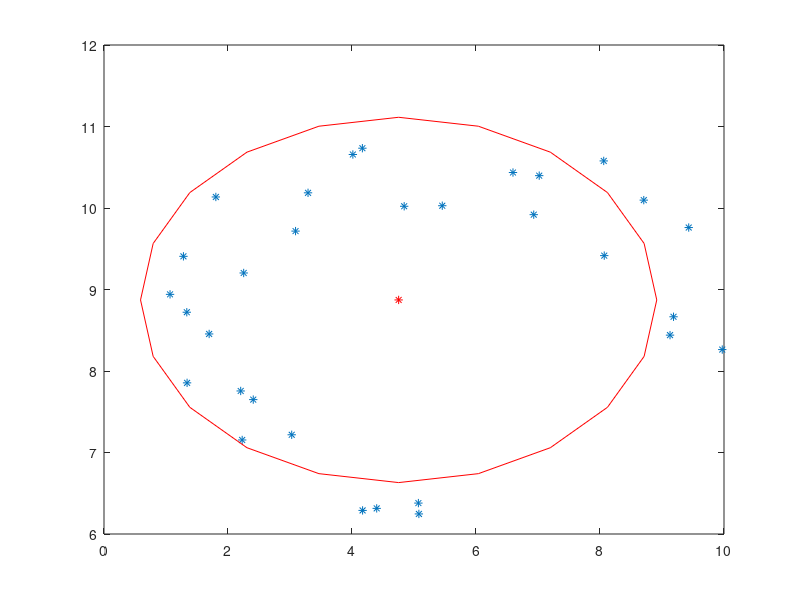

Here is the MATLAB script that generated this plot:
function ellipse_testfit()
%minimize || f(a,x,y) ||_2
% a

%where f = (( x-a(1) ).^2)/a(2).^2 + (( y-a(3) ).^2)/a(4).^2 - 1 . 
%In other words, you are minimizing the sum of the squares of the residuals:

%min (sum ( f .* f ) )
% a

%a0 = [10 10 10 10];
%f = @(a) ((x-a(1)).^2)/a(2).^2 + ((y-a(3)).^2)/a(4).^2 -1;
%options = optimset('Display','iter');
%af = lsqnonlin(f, a0, [], [], options);

%Since you have variables in the denominator and numerator, 
%they can shrink and grow together and you could obtain very large or very small coefficients. 
%To avoid this, fix a(1) and a(2) (providing the center of the ellipse) to be the average of the data x and y.
%Then, vary the other two parameters:

t = (0:pi/20:1.5*pi)';
x = 5 + 4*cos(t) + rand(size(t));
y = 8 + 2*sin(t) + rand(size(t));

a0 = [10 10];
options = optimset('Display','iter');
c = [mean(x) mean(y)];
f = @(a) norm(((x-c(1)).^2)/a(1).^2 + ((y-c(2)).^2)/a(2).^2 -1);
af = fminsearch(f, a0, options);
%f = @(a) ((x-c(1)).^2)/a(1).^2 + ((y-c(2)).^2)/a(2).^2 -1;
%af = lsqnonlin(f, a0, [], [], options);
figure;
plot(x,y,'*'), hold on
plot(c(1), c(2), 'r*')
t=0:pi/10:2*pi;
plot(c(1) + af(1)*cos(t), c(2) + af(2)*sin(t), 'r');

%If you do not have the Optimization Toolbox, you can also use the FMINSEARCH function to solve this problem. 
%FMINSEARCH is not specialized like LSQNONLIN to handle the least squares problem, 
%but the objective function can be modified to account for this. 
%For FMINSEARCH, the sum of squares evaluation must be performed within the objective funtion.
%f = @(a) norm(((x-c(1)).^2)/a(1).^2 + ((y-c(2)).^2)/a(2).^2 -1);
%af = fminsearch(f, a0, options);
